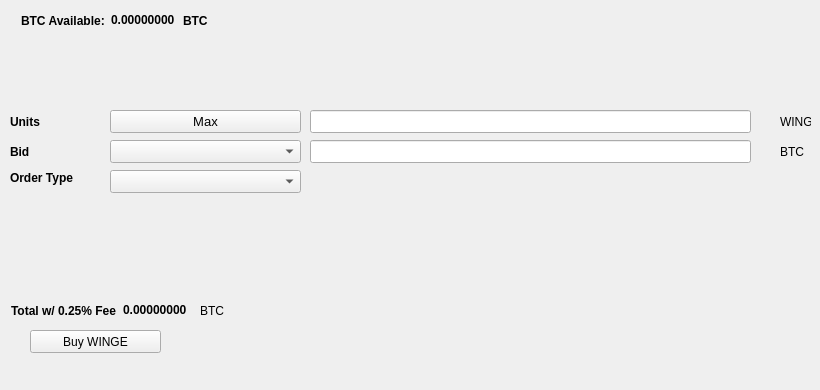
   <widget class="QWidget" name="BuyTab">
    <attribute name="title">
     <string>Buy</string>
    </attribute>
    <widget class="QPushButton" name="BuyWINGE">
     <property name="geometry">
      <rect>
       <x>30</x>
       <y>330</y>
       <width>131</width>
       <height>23</height>
      </rect>
     </property>
     <property name="text">
      <string>Buy WINGE</string>
     </property>
     <property name="icon">
      <iconset resource="../winged.qrc">
       <normaloff>:/icons/bitcoin</normaloff>:/icons/bitcoin</iconset>
     </property>
    </widget>
    <widget class="QLabel" name="label_3">
     <property name="geometry">
      <rect>
       <x>10</x>
       <y>110</y>
       <width>46</width>
       <height>23</height>
      </rect>
     </property>
     <property name="font">
      <font>
       <weight>75</weight>
       <bold>true</bold>
      </font>
     </property>
     <property name="text">
      <string>Units</string>
     </property>
    </widget>
    <widget class="QLineEdit" name="UnitsInput">
     <property name="geometry">
      <rect>
       <x>310</x>
       <y>110</y>
       <width>441</width>
       <height>23</height>
      </rect>
     </property>
     <property name="font">
      <font>
       <pointsize>9</pointsize>
       <weight>75</weight>
       <bold>true</bold>
      </font>
     </property>
    </widget>
    <widget class="QLineEdit" name="BuyBidPriceEdit">
     <property name="geometry">
      <rect>
       <x>310</x>
       <y>140</y>
       <width>441</width>
       <height>23</height>
      </rect>
     </property>
     <property name="font">
      <font>
       <pointsize>9</pointsize>
       <weight>75</weight>
       <bold>true</bold>
      </font>
     </property>
    </widget>
    <widget class="QLabel" name="label_4">
     <property name="geometry">
      <rect>
       <x>780</x>
       <y>110</y>
       <width>31</width>
       <height>23</height>
      </rect>
     </property>
     <property name="text">
      <string>WINGE</string>
     </property>
    </widget>
    <widget class="QLabel" name="label_5">
     <property name="geometry">
      <rect>
       <x>780</x>
       <y>140</y>
       <width>31</width>
       <height>23</height>
      </rect>
     </property>
     <property name="text">
      <string>BTC</string>
     </property>
    </widget>
    <widget class="QLabel" name="label_6">
     <property name="geometry">
      <rect>
       <x>10</x>
       <y>140</y>
       <width>46</width>
       <height>23</height>
      </rect>
     </property>
     <property name="font">
      <font>
       <weight>75</weight>
       <bold>true</bold>
      </font>
     </property>
     <property name="text">
      <string>Bid</string>
     </property>
    </widget>
    <widget class="QLabel" name="label_7">
     <property name="geometry">
      <rect>
       <x>10</x>
       <y>170</y>
       <width>91</width>
       <height>16</height>
      </rect>
     </property>
     <property name="font">
      <font>
       <weight>75</weight>
       <bold>true</bold>
      </font>
     </property>
     <property name="text">
      <string>Order Type</string>
     </property>
    </widget>
    <widget class="QPushButton" name="Buy_Max_Amount">
     <property name="geometry">
      <rect>
       <x>110</x>
       <y>110</y>
       <width>191</width>
       <height>23</height>
      </rect>
     </property>
     <property name="font">
      <font>
       <pointsize>10</pointsize>
      </font>
     </property>
     <property name="text">
      <string>Max</string>
     </property>
    </widget>
    <widget class="QComboBox" name="BuyBidcomboBox">
     <property name="geometry">
      <rect>
       <x>110</x>
       <y>140</y>
       <width>191</width>
       <height>23</height>
      </rect>
     </property>
     <property name="font">
      <font>
       <pointsize>10</pointsize>
      </font>
     </property>
    </widget>
    <widget class="QComboBox" name="buyOrdertypeCombo">
     <property name="geometry">
      <rect>
       <x>110</x>
       <y>170</y>
       <width>191</width>
       <height>23</height>
      </rect>
     </property>
     <property name="font">
      <font>
       <pointsize>10</pointsize>
      </font>
     </property>
    </widget>
    <widget class="QWidget" name="layoutWidget1">
     <property name="geometry">
      <rect>
       <x>21</x>
       <y>11</y>
       <width>227</width>
       <height>19</height>
      </rect>
     </property>
     <layout class="QHBoxLayout" name="horizontalLayout_3">
      <item>
       <widget class="QLabel" name="label232">
        <property name="font">
         <font>
          <weight>75</weight>
          <bold>true</bold>
         </font>
        </property>
        <property name="text">
         <string>BTC Available:</string>
        </property>
       </widget>
      </item>
      <item>
       <widget class="QLabel" name="BtcAvailableLbl">
        <property name="palette">
         <palette>
          <active>
           <colorrole role="WindowText">
            <brush brushstyle="SolidPattern">
             <color alpha="255">
              <red>0</red>
              <green>0</green>
              <blue>0</blue>
             </color>
            </brush>
           </colorrole>
           <colorrole role="Button">
            <brush brushstyle="SolidPattern">
             <color alpha="255">
              <red>0</red>
              <green>170</green>
              <blue>0</blue>
             </color>
            </brush>
           </colorrole>
           <colorrole role="Light">
            <brush brushstyle="SolidPattern">
             <color alpha="255">
              <red>0</red>
              <green>255</green>
              <blue>0</blue>
             </color>
            </brush>
           </colorrole>
           <colorrole role="Midlight">
            <brush brushstyle="SolidPattern">
             <color alpha="255">
              <red>0</red>
              <green>212</green>
              <blue>0</blue>
             </color>
            </brush>
           </colorrole>
           <colorrole role="Dark">
            <brush brushstyle="SolidPattern">
             <color alpha="255">
              <red>0</red>
              <green>85</green>
              <blue>0</blue>
             </color>
            </brush>
           </colorrole>
           <colorrole role="Mid">
            <brush brushstyle="SolidPattern">
             <color alpha="255">
              <red>0</red>
              <green>113</green>
              <blue>0</blue>
             </color>
            </brush>
           </colorrole>
           <colorrole role="Text">
            <brush brushstyle="SolidPattern">
             <color alpha="255">
              <red>0</red>
              <green>170</green>
              <blue>0</blue>
             </color>
            </brush>
           </colorrole>
           <colorrole role="BrightText">
            <brush brushstyle="SolidPattern">
             <color alpha="255">
              <red>255</red>
              <green>255</green>
              <blue>255</blue>
             </color>
            </brush>
           </colorrole>
           <colorrole role="ButtonText">
            <brush brushstyle="SolidPattern">
             <color alpha="255">
              <red>0</red>
              <green>0</green>
              <blue>0</blue>
             </color>
            </brush>
           </colorrole>
           <colorrole role="Base">
            <brush brushstyle="SolidPattern">
             <color alpha="255">
              <red>255</red>
              <green>255</green>
              <blue>255</blue>
             </color>
            </brush>
           </colorrole>
           <colorrole role="Window">
            <brush brushstyle="SolidPattern">
             <color alpha="255">
              <red>0</red>
              <green>170</green>
              <blue>0</blue>
             </color>
            </brush>
           </colorrole>
           <colorrole role="Shadow">
            <brush brushstyle="SolidPattern">
             <color alpha="255">
              <red>0</red>
              <green>0</green>
              <blue>0</blue>
             </color>
            </brush>
           </colorrole>
           <colorrole role="AlternateBase">
            <brush brushstyle="SolidPattern">
             <color alpha="255">
              <red>127</red>
              <green>212</green>
              <blue>127</blue>
             </color>
            </brush>
           </colorrole>
           <colorrole role="ToolTipBase">
            <brush brushstyle="SolidPattern">
             <color alpha="255">
              <red>255</red>
              <green>255</green>
              <blue>220</blue>
             </color>
            </brush>
           </colorrole>
           <colorrole role="ToolTipText">
            <brush brushstyle="SolidPattern">
             <color alpha="255">
              <red>0</red>
              <green>0</green>
              <blue>0</blue>
             </color>
            </brush>
           </colorrole>
          </active>
          <inactive>
           <colorrole role="WindowText">
            <brush brushstyle="SolidPattern">
             <color alpha="255">
              <red>0</red>
              <green>0</green>
              <blue>0</blue>
             </color>
            </brush>
           </colorrole>
           <colorrole role="Button">
            <brush brushstyle="SolidPattern">
             <color alpha="255">
              <red>0</red>
              <green>170</green>
              <blue>0</blue>
             </color>
            </brush>
           </colorrole>
           <colorrole role="Light">
            <brush brushstyle="SolidPattern">
             <color alpha="255">
              <red>0</red>
              <green>255</green>
              <blue>0</blue>
             </color>
            </brush>
           </colorrole>
           <colorrole role="Midlight">
            <brush brushstyle="SolidPattern">
             <color alpha="255">
              <red>0</red>
              <green>212</green>
              <blue>0</blue>
             </color>
            </brush>
           </colorrole>
           <colorrole role="Dark">
            <brush brushstyle="SolidPattern">
             <color alpha="255">
              <red>0</red>
              <green>85</green>
              <blue>0</blue>
             </color>
            </brush>
           </colorrole>
           <colorrole role="Mid">
            <brush brushstyle="SolidPattern">
             <color alpha="255">
              <red>0</red>
              <green>113</green>
              <blue>0</blue>
             </color>
            </brush>
           </colorrole>
           <colorrole role="Text">
            <brush brushstyle="SolidPattern">
             <color alpha="255">
              <red>0</red>
              <green>170</green>
              <blue>0</blue>
             </color>
            </brush>
           </colorrole>
           <colorrole role="BrightText">
            <brush brushstyle="SolidPattern">
             <color alpha="255">
              <red>255</red>
              <green>255</green>
              <blue>255</blue>
             </color>
            </brush>
           </colorrole>
           <colorrole role="ButtonText">
            <brush brushstyle="SolidPattern">
             <color alpha="255">
              <red>0</red>
              <green>0</green>
              <blue>0</blue>
             </color>
            </brush>
           </colorrole>
           <colorrole role="Base">
            <brush brushstyle="SolidPattern">
             <color alpha="255">
              <red>255</red>
              <green>255</green>
              <blue>255</blue>
             </color>
            </brush>
           </colorrole>
           <colorrole role="Window">
            <brush brushstyle="SolidPattern">
             <color alpha="255">
              <red>0</red>
              <green>170</green>
              <blue>0</blue>
             </color>
            </brush>
           </colorrole>
           <colorrole role="Shadow">
            <brush brushstyle="SolidPattern">
             <color alpha="255">
              <red>0</red>
              <green>0</green>
              <blue>0</blue>
             </color>
            </brush>
           </colorrole>
           <colorrole role="AlternateBase">
            <brush brushstyle="SolidPattern">
             <color alpha="255">
              <red>127</red>
              <green>212</green>
              <blue>127</blue>
             </color>
            </brush>
           </colorrole>
           <colorrole role="ToolTipBase">
            <brush brushstyle="SolidPattern">
             <color alpha="255">
              <red>255</red>
              <green>255</green>
              <blue>220</blue>
             </color>
            </brush>
           </colorrole>
           <colorrole role="ToolTipText">
            <brush brushstyle="SolidPattern">
             <color alpha="255">
              <red>0</red>
              <green>0</green>
              <blue>0</blue>
             </color>
            </brush>
           </colorrole>
          </inactive>
          <disabled>
           <colorrole role="WindowText">
            <brush brushstyle="SolidPattern">
             <color alpha="255">
              <red>0</red>
              <green>85</green>
              <blue>0</blue>
             </color>
            </brush>
           </colorrole>
           <colorrole role="Button">
            <brush brushstyle="SolidPattern">
             <color alpha="255">
              <red>0</red>
              <green>170</green>
              <blue>0</blue>
             </color>
            </brush>
           </colorrole>
           <colorrole role="Light">
            <brush brushstyle="SolidPattern">
             <color alpha="255">
              <red>0</red>
              <green>255</green>
              <blue>0</blue>
             </color>
            </brush>
           </colorrole>
           <colorrole role="Midlight">
            <brush brushstyle="SolidPattern">
             <color alpha="255">
              <red>0</red>
              <green>212</green>
              <blue>0</blue>
             </color>
            </brush>
           </colorrole>
           <colorrole role="Dark">
            <brush brushstyle="SolidPattern">
             <color alpha="255">
              <red>0</red>
              <green>85</green>
              <blue>0</blue>
             </color>
            </brush>
           </colorrole>
           <colorrole role="Mid">
            <brush brushstyle="SolidPattern">
             <color alpha="255">
              <red>0</red>
              <green>113</green>
              <blue>0</blue>
             </color>
            </brush>
           </colorrole>
           <colorrole role="Text">
            <brush brushstyle="SolidPattern">
             <color alpha="255">
              <red>0</red>
              <green>85</green>
              <blue>0</blue>
             </color>
            </brush>
           </colorrole>
           <colorrole role="BrightText">
            <brush brushstyle="SolidPattern">
             <color alpha="255">
              <red>255</red>
              <green>255</green>
              <blue>255</blue>
             </color>
            </brush>
           </colorrole>
           <colorrole role="ButtonText">
            <brush brushstyle="SolidPattern">
             <color alpha="255">
              <red>0</red>
              <green>85</green>
              <blue>0</blue>
             </color>
            </brush>
           </colorrole>
           <colorrole role="Base">
            <brush brushstyle="SolidPattern">
             <color alpha="255">
              <red>0</red>
              <green>170</green>
              <blue>0</blue>
             </color>
            </brush>
           </colorrole>
           <colorrole role="Window">
            <brush brushstyle="SolidPattern">
             <color alpha="255">
              <red>0</red>
              <green>170</green>
              <blue>0</blue>
             </color>
            </brush>
           </colorrole>
           <colorrole role="Shadow">
            <brush brushstyle="SolidPattern">
             <color alpha="255">
              <red>0</red>
              <green>0</green>
              <blue>0</blue>
             </color>
            </brush>
           </colorrole>
           <colorrole role="AlternateBase">
            <brush brushstyle="SolidPattern">
             <color alpha="255">
              <red>0</red>
              <green>170</green>
              <blue>0</blue>
             </color>
            </brush>
           </colorrole>
           <colorrole role="ToolTipBase">
            <brush brushstyle="SolidPattern">
             <color alpha="255">
              <red>255</red>
              <green>255</green>
              <blue>220</blue>
             </color>
            </brush>
           </colorrole>
           <colorrole role="ToolTipText">
            <brush brushstyle="SolidPattern">
             <color alpha="255">
              <red>0</red>
              <green>0</green>
              <blue>0</blue>
             </color>
            </brush>
           </colorrole>
          </disabled>
         </palette>
        </property>
        <property name="font">
         <font>
          <weight>75</weight>
          <bold>true</bold>
         </font>
        </property>
        <property name="text">
         <string>0.00000000</string>
        </property>
        <property name="textInteractionFlags">
         <set>Qt::LinksAccessibleByMouse|Qt::TextSelectableByKeyboard|Qt::TextSelectableByMouse</set>
        </property>
       </widget>
      </item>
      <item>
       <widget class="QLabel" name="BtcAvailableLbl_2">
        <property name="font">
         <font>
          <weight>75</weight>
          <bold>true</bold>
         </font>
        </property>
        <property name="text">
         <string>BTC</string>
        </property>
       </widget>
      </item>
     </layout>
    </widget>
    <widget class="QWidget" name="layoutWidge2">
     <property name="geometry">
      <rect>
       <x>11</x>
       <y>301</y>
       <width>259</width>
       <height>19</height>
      </rect>
     </property>
     <layout class="QHBoxLayout" name="horizontalLayout_4">
      <item>
       <widget class="QLabel" name="label_9">
        <property name="font">
         <font>
          <weight>75</weight>
          <bold>true</bold>
         </font>
        </property>
        <property name="text">
         <string>Total w/ 0.25% Fee</string>
        </property>
       </widget>
      </item>
      <item>
       <widget class="QLabel" name="BuyCostLabel">
        <property name="palette">
         <palette>
          <active>
           <colorrole role="WindowText">
            <brush brushstyle="SolidPattern">
             <color alpha="255">
              <red>0</red>
              <green>0</green>
              <blue>0</blue>
             </color>
            </brush>
           </colorrole>
           <colorrole role="Button">
            <brush brushstyle="SolidPattern">
             <color alpha="255">
              <red>0</red>
              <green>170</green>
              <blue>0</blue>
             </color>
            </brush>
           </colorrole>
           <colorrole role="Light">
            <brush brushstyle="SolidPattern">
             <color alpha="255">
              <red>0</red>
              <green>255</green>
              <blue>0</blue>
             </color>
            </brush>
           </colorrole>
           <colorrole role="Midlight">
            <brush brushstyle="SolidPattern">
             <color alpha="255">
              <red>0</red>
              <green>212</green>
              <blue>0</blue>
             </color>
            </brush>
           </colorrole>
           <colorrole role="Dark">
            <brush brushstyle="SolidPattern">
             <color alpha="255">
              <red>0</red>
              <green>85</green>
              <blue>0</blue>
             </color>
            </brush>
           </colorrole>
           <colorrole role="Mid">
            <brush brushstyle="SolidPattern">
             <color alpha="255">
              <red>0</red>
              <green>113</green>
              <blue>0</blue>
             </color>
            </brush>
           </colorrole>
           <colorrole role="Text">
            <brush brushstyle="SolidPattern">
             <color alpha="255">
              <red>0</red>
              <green>170</green>
              <blue>0</blue>
             </color>
            </brush>
           </colorrole>
           <colorrole role="BrightText">
            <brush brushstyle="SolidPattern">
             <color alpha="255">
              <red>255</red>
              <green>255</green>
              <blue>255</blue>
             </color>
            </brush>
           </colorrole>
           <colorrole role="ButtonText">
            <brush brushstyle="SolidPattern">
             <color alpha="255">
              <red>0</red>
              <green>0</green>
              <blue>0</blue>
             </color>
            </brush>
           </colorrole>
           <colorrole role="Base">
            <brush brushstyle="SolidPattern">
             <color alpha="255">
              <red>255</red>
              <green>255</green>
              <blue>255</blue>
             </color>
            </brush>
           </colorrole>
           <colorrole role="Window">
            <brush brushstyle="SolidPattern">
             <color alpha="255">
              <red>0</red>
              <green>170</green>
              <blue>0</blue>
             </color>
            </brush>
           </colorrole>
           <colorrole role="Shadow">
            <brush brushstyle="SolidPattern">
             <color alpha="255">
              <red>0</red>
              <green>0</green>
              <blue>0</blue>
             </color>
            </brush>
           </colorrole>
           <colorrole role="AlternateBase">
            <brush brushstyle="SolidPattern">
             <color alpha="255">
              <red>127</red>
              <green>212</green>
              <blue>127</blue>
             </color>
            </brush>
           </colorrole>
           <colorrole role="ToolTipBase">
            <brush brushstyle="SolidPattern">
             <color alpha="255">
              <red>255</red>
              <green>255</green>
              <blue>220</blue>
             </color>
            </brush>
           </colorrole>
           <colorrole role="ToolTipText">
            <brush brushstyle="SolidPattern">
             <color alpha="255">
              <red>0</red>
              <green>0</green>
              <blue>0</blue>
             </color>
            </brush>
           </colorrole>
          </active>
          <inactive>
           <colorrole role="WindowText">
            <brush brushstyle="SolidPattern">
             <color alpha="255">
              <red>0</red>
              <green>0</green>
              <blue>0</blue>
             </color>
            </brush>
           </colorrole>
           <colorrole role="Button">
            <brush brushstyle="SolidPattern">
             <color alpha="255">
              <red>0</red>
              <green>170</green>
              <blue>0</blue>
             </color>
            </brush>
           </colorrole>
           <colorrole role="Light">
            <brush brushstyle="SolidPattern">
             <color alpha="255">
              <red>0</red>
              <green>255</green>
              <blue>0</blue>
             </color>
            </brush>
           </colorrole>
           <colorrole role="Midlight">
            <brush brushstyle="SolidPattern">
             <color alpha="255">
              <red>0</red>
              <green>212</green>
              <blue>0</blue>
             </color>
            </brush>
           </colorrole>
           <colorrole role="Dark">
            <brush brushstyle="SolidPattern">
             <color alpha="255">
              <red>0</red>
              <green>85</green>
              <blue>0</blue>
             </color>
            </brush>
           </colorrole>
           <colorrole role="Mid">
            <brush brushstyle="SolidPattern">
             <color alpha="255">
              <red>0</red>
              <green>113</green>
              <blue>0</blue>
             </color>
            </brush>
           </colorrole>
           <colorrole role="Text">
            <brush brushstyle="SolidPattern">
             <color alpha="255">
              <red>0</red>
              <green>170</green>
              <blue>0</blue>
             </color>
            </brush>
           </colorrole>
           <colorrole role="BrightText">
            <brush brushstyle="SolidPattern">
             <color alpha="255">
              <red>255</red>
              <green>255</green>
              <blue>255</blue>
             </color>
            </brush>
           </colorrole>
           <colorrole role="ButtonText">
            <brush brushstyle="SolidPattern">
             <color alpha="255">
              <red>0</red>
              <green>0</green>
              <blue>0</blue>
             </color>
            </brush>
           </colorrole>
           <colorrole role="Base">
            <brush brushstyle="SolidPattern">
             <color alpha="255">
              <red>255</red>
              <green>255</green>
              <blue>255</blue>
             </color>
            </brush>
           </colorrole>
           <colorrole role="Window">
            <brush brushstyle="SolidPattern">
             <color alpha="255">
              <red>0</red>
              <green>170</green>
              <blue>0</blue>
             </color>
            </brush>
           </colorrole>
           <colorrole role="Shadow">
            <brush brushstyle="SolidPattern">
             <color alpha="255">
              <red>0</red>
              <green>0</green>
              <blue>0</blue>
             </color>
            </brush>
           </colorrole>
           <colorrole role="AlternateBase">
            <brush brushstyle="SolidPattern">
             <color alpha="255">
              <red>127</red>
              <green>212</green>
              <blue>127</blue>
             </color>
            </brush>
           </colorrole>
           <colorrole role="ToolTipBase">
            <brush brushstyle="SolidPattern">
             <color alpha="255">
              <red>255</red>
              <green>255</green>
              <blue>220</blue>
             </color>
            </brush>
           </colorrole>
           <colorrole role="ToolTipText">
            <brush brushstyle="SolidPattern">
             <color alpha="255">
              <red>0</red>
              <green>0</green>
              <blue>0</blue>
             </color>
            </brush>
           </colorrole>
          </inactive>
          <disabled>
           <colorrole role="WindowText">
            <brush brushstyle="SolidPattern">
             <color alpha="255">
              <red>0</red>
              <green>85</green>
              <blue>0</blue>
             </color>
            </brush>
           </colorrole>
           <colorrole role="Button">
            <brush brushstyle="SolidPattern">
             <color alpha="255">
              <red>0</red>
              <green>170</green>
              <blue>0</blue>
             </color>
            </brush>
           </colorrole>
           <colorrole role="Light">
            <brush brushstyle="SolidPattern">
             <color alpha="255">
              <red>0</red>
              <green>255</green>
              <blue>0</blue>
             </color>
            </brush>
           </colorrole>
           <colorrole role="Midlight">
            <brush brushstyle="SolidPattern">
             <color alpha="255">
              <red>0</red>
              <green>212</green>
              <blue>0</blue>
             </color>
            </brush>
           </colorrole>
           <colorrole role="Dark">
            <brush brushstyle="SolidPattern">
             <color alpha="255">
              <red>0</red>
              <green>85</green>
              <blue>0</blue>
             </color>
            </brush>
           </colorrole>
           <colorrole role="Mid">
            <brush brushstyle="SolidPattern">
             <color alpha="255">
              <red>0</red>
              <green>113</green>
              <blue>0</blue>
             </color>
            </brush>
           </colorrole>
           <colorrole role="Text">
            <brush brushstyle="SolidPattern">
             <color alpha="255">
              <red>0</red>
              <green>85</green>
              <blue>0</blue>
             </color>
            </brush>
           </colorrole>
           <colorrole role="BrightText">
            <brush brushstyle="SolidPattern">
             <color alpha="255">
              <red>255</red>
              <green>255</green>
              <blue>255</blue>
             </color>
            </brush>
           </colorrole>
           <colorrole role="ButtonText">
            <brush brushstyle="SolidPattern">
             <color alpha="255">
              <red>0</red>
              <green>85</green>
              <blue>0</blue>
             </color>
            </brush>
           </colorrole>
           <colorrole role="Base">
            <brush brushstyle="SolidPattern">
             <color alpha="255">
              <red>0</red>
              <green>170</green>
              <blue>0</blue>
             </color>
            </brush>
           </colorrole>
           <colorrole role="Window">
            <brush brushstyle="SolidPattern">
             <color alpha="255">
              <red>0</red>
              <green>170</green>
              <blue>0</blue>
             </color>
            </brush>
           </colorrole>
           <colorrole role="Shadow">
            <brush brushstyle="SolidPattern">
             <color alpha="255">
              <red>0</red>
              <green>0</green>
              <blue>0</blue>
             </color>
            </brush>
           </colorrole>
           <colorrole role="AlternateBase">
            <brush brushstyle="SolidPattern">
             <color alpha="255">
              <red>0</red>
              <green>170</green>
              <blue>0</blue>
             </color>
            </brush>
           </colorrole>
           <colorrole role="ToolTipBase">
            <brush brushstyle="SolidPattern">
             <color alpha="255">
              <red>255</red>
              <green>255</green>
              <blue>220</blue>
             </color>
            </brush>
           </colorrole>
           <colorrole role="ToolTipText">
            <brush brushstyle="SolidPattern">
             <color alpha="255">
              <red>0</red>
              <green>0</green>
              <blue>0</blue>
             </color>
            </brush>
           </colorrole>
          </disabled>
         </palette>
        </property>
        <property name="font">
         <font>
          <weight>75</weight>
          <bold>true</bold>
         </font>
        </property>
        <property name="autoFillBackground">
         <bool>false</bool>
        </property>
        <property name="text">
         <string>0.00000000</string>
        </property>
        <property name="textInteractionFlags">
         <set>Qt::LinksAccessibleByMouse|Qt::TextSelectableByMouse</set>
        </property>
       </widget>
      </item>
      <item>
       <widget class="QLabel" name="label_10">
        <property name="font">
         <font>
          <weight>50</weight>
          <bold>false</bold>
         </font>
        </property>
        <property name="text">
         <string>BTC</string>
        </property>
       </widget>
      </item>
     </layout>
    </widget>
    <widget class="QLabel" name="label_24">
     <property name="geometry">
      <rect>
       <x>460</x>
       <y>300</y>
       <width>281</width>
       <height>81</height>
      </rect>
     </property>
     <property name="text">
      <string/>
     </property>
     <property name="pixmap">
      <pixmap>:/images/bittrex</pixmap>
     </property>
    </widget>
   </widget>
